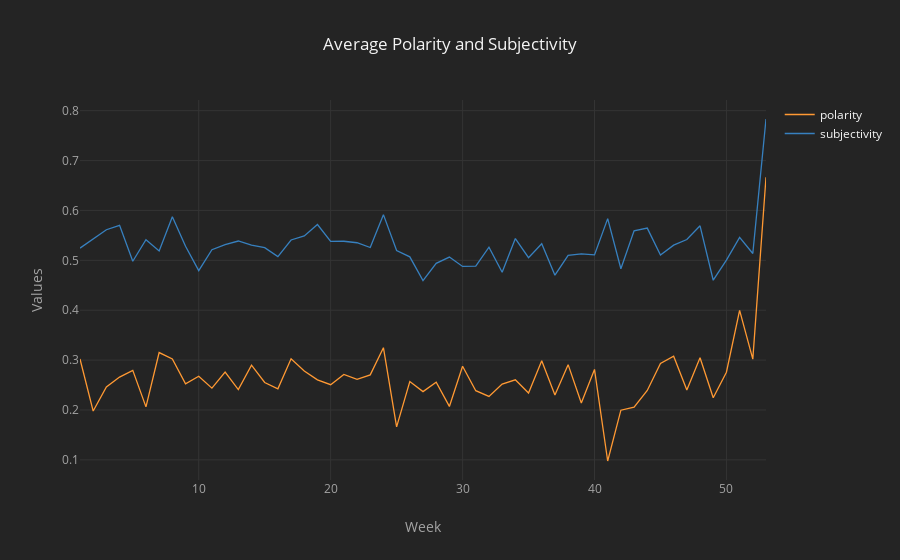

The notebook cell saved with this chart:
### Code cell
AllData7=AllData.groupby('Week').mean()



AllData7[['polarity', 'subjectivity']].iplot(kind='scatter', theme='henanigans', 
                                           title='Average Polarity and Subjectivity', xTitle='Week ',yTitle='Values')

### Figure 1 — Plotly figure (JSON) as saved in the notebook; plotly's stock layout.template omitted (floating-point values rounded to 4 significant figures)
{"data": [{"line": {"color": "rgba(255, 153, 51, 1.0)", "dash": "solid", "width": 1.3}, "mode": "lines", "name": "polarity", "text": "", "type": "scatter", "x": [1, 2, 3, 4, 5, 6, 7, 8, 9, 10, 11, 12, 13, 14, 15, 16, 17, 18, 19, 20, 21, 22, 23, 24, 25, 26, 27, 28, 29, 30, 31, 32, 33, 34, 35, 36, 37, 38, 39, 40, 41, 42, 43, 44, 45, 46, 47, 48, 49, 50, 51, 52, 53], "y": [0.3022, 0.1979, 0.2461, 0.266, 0.2794, 0.2062, 0.3152, 0.3025, 0.2523, 0.2677, 0.2438, 0.2758, 0.2409, 0.2899, 0.2551, 0.2424, 0.3025, 0.2782, 0.2605, 0.2507, 0.2713, 0.2616, 0.2704, 0.325, 0.166, 0.257, 0.2368, 0.2558, 0.2071, 0.2878, 0.2387, 0.2273, 0.2519, 0.2606, 0.2341, 0.2988, 0.2302, 0.2909, 0.214, 0.2813, 0.09774, 0.1996, 0.2059, 0.2392, 0.2931, 0.3078, 0.2401, 0.3046, 0.2247, 0.2757, 0.3997, 0.3019, 0.6667]}, {"line": {"color": "rgba(55, 128, 191, 1.0)", "dash": "solid", "width": 1.3}, "mode": "lines", "name": "subjectivity", "text": "", "type": "scatter", "x": [1, 2, 3, 4, 5, 6, 7, 8, 9, 10, 11, 12, 13, 14, 15, 16, 17, 18, 19, 20, 21, 22, 23, 24, 25, 26, 27, 28, 29, 30, 31, 32, 33, 34, 35, 36, 37, 38, 39, 40, 41, 42, 43, 44, 45, 46, 47, 48, 49, 50, 51, 52, 53], "y": [0.5245, 0.5426, 0.5613, 0.5702, 0.4982, 0.5412, 0.5189, 0.5872, 0.5282, 0.4793, 0.5214, 0.5316, 0.5388, 0.5307, 0.5254, 0.5075, 0.5408, 0.5489, 0.5718, 0.5382, 0.5383, 0.5353, 0.5257, 0.5916, 0.5197, 0.507, 0.4595, 0.494, 0.5065, 0.4878, 0.4886, 0.5262, 0.4763, 0.5437, 0.5054, 0.5332, 0.4701, 0.5098, 0.513, 0.511, 0.5836, 0.4831, 0.5592, 0.5646, 0.5106, 0.5304, 0.5417, 0.5692, 0.4601, 0.5003, 0.5461, 0.5137, 0.7833]}], "layout": {"legend": {"bgcolor": "#242424", "font": {"color": "#F4F4F4"}}, "paper_bgcolor": "#242424", "plot_bgcolor": "#242424", "title": "Average Polarity and Subjectivity", "titlefont": {"color": "#F4F4F4"}, "xaxis1": {"gridcolor": "#343434", "showgrid": true, "tickfont": {"color": "#A4A4A4"}, "title": "Week ", "titlefont": {"color": "#A4A4A4"}, "zerolinecolor": "#444444"}, "yaxis1": {"gridcolor": "#343434", "showgrid": true, "tickfont": {"color": "#A4A4A4"}, "title": "Values", "titlefont": {"color": "#A4A4A4"}, "zerolinecolor": "#444444"}}}
